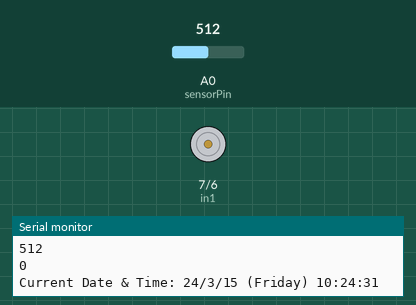
This sketch was run on a simulated Arduino Uno, built with avr-gcc and run on an emulated ATmega328P. Shown: motor-driver pin pairs drawn as motors (green arrow = first pin HIGH = forward, orange = second pin HIGH = backward, longer = more drive), the last lines printed to the serial monitor. The inputs (shaded band) are chosen by the test bench; at power-on: A0 (sensorPin) = 512. The local clock reads 2024-03-15 10:24:30 at power-on unless the sketch sets it.

Above: at 1.9 s.
2.0 s: A0 (sensorPin) set to 104
4.5 s: A0 (sensorPin) set to 91
At 7.8 s:
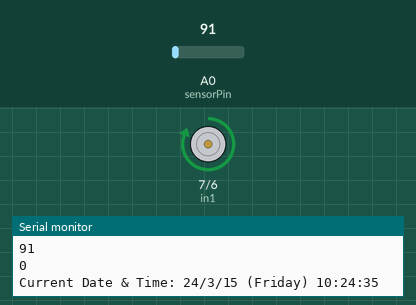
Timing chart, 0 to 52.2 s (numbered marks = the images above; inputs shaded):
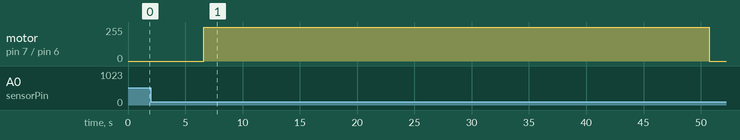

The sketch:

Motor.ino
```cpp
/*
  Added variables to keep track of the motor's position
  added tested values for the time needed to close and open the blinds

*/

#include "uRTCLib.h"
#define in1 7 // define digital pin 7
#define in2 6 // define digital pin 6
int sensorPin = 0; // define analog pin 0
int value = 0;
int motorPosition = 0; // 0 = closed (default), 1 = open

uRTCLib rtc(0x68);

char daysOfTheWeek[7][12] = {"Sunday", "Monday", "Tuesday", "Wednesday", "Thursday", "Friday", "Saturday"};

void setup() {
  Serial.begin(9600); // establish analog data output from Uno to PC 9600 baud rate
  pinMode(in1, OUTPUT); // tells pin Digital7 to act as an output
  pinMode(in2, OUTPUT); // tells pin Digital6 to act as an output

  URTCLIB_WIRE.begin();
}

void loop() {
  value = analogRead(sensorPin); // set the light level to value
  Serial.println(value, DEC); // print value so i know what value i'm receiving.
  Serial.println(motorPosition);
  delay(100); // 100ms wait between analog data

  rtc.refresh();
  Serial.print("Current Date & Time: ");
  Serial.print(rtc.year());
  Serial.print('/');
  Serial.print(rtc.month());
  Serial.print('/');
  Serial.print(rtc.day());

  Serial.print(" (");
  Serial.print(daysOfTheWeek[rtc.dayOfWeek()-1]);
  Serial.print(") ");

  Serial.print(rtc.hour());
  Serial.print(':');
  Serial.print(rtc.minute());
  Serial.print(':');
  Serial.println(rtc.second());

  delay(1000);

// code for light controlled motor motion

  if (motorPosition == 0 && value < 100 && 6 <= rtc.hour()) { // value for motor to open blinds and check if it's closed and check if time is later than 6am
    digitalWrite(in1, HIGH);
    digitalWrite(in2, LOW);
    delay(43000); // opening for 43sec
    motorPosition = 1;
  } else if (motorPosition == 1 && value > 600 && 19 <= rtc.hour()) { // value for motor to close blinds and check if it's open and check if time is later than 7pm
    digitalWrite(in1, LOW);
    digitalWrite(in2, HIGH);
    delay(43000); // closing for 43sec
    motorPosition = 0;
  } else { // every other value when it's not on
    digitalWrite(in1, LOW);
    digitalWrite(in2, LOW);
  }
}
```

Measured:
- the behaviour switches between 100 and 99 on A0 (sensorPin) (found by bisection; images 0 and 1)
- after the input at 4.5 s, motor on pin 7 (in1) / pin 6 (in2): stopped → forward 255/255 after 2.1 s, → stopped 44.1 s later
